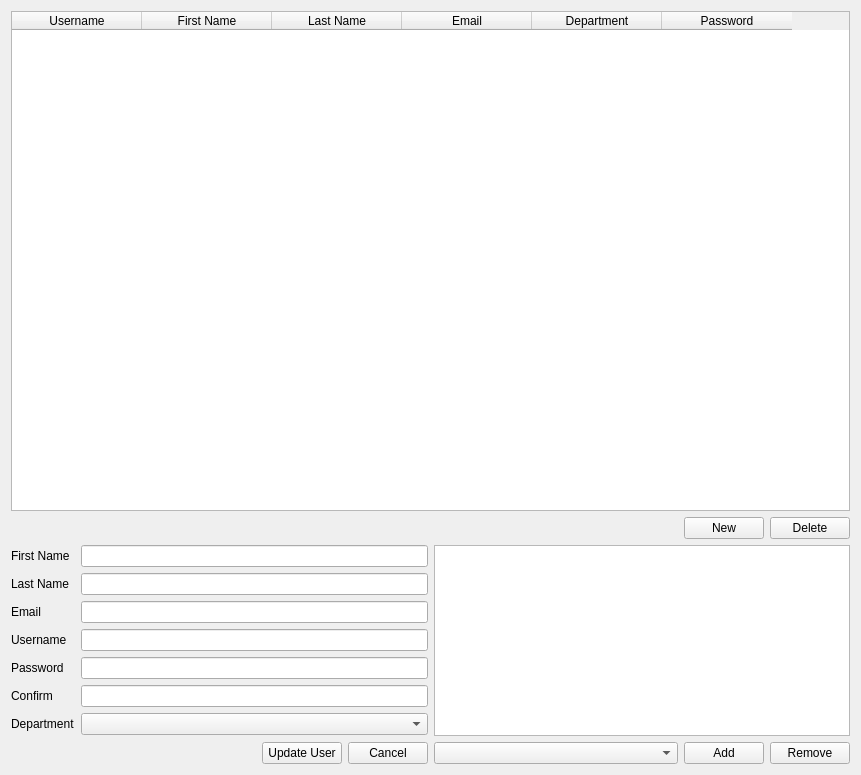
<?xml version="1.0" encoding="UTF-8"?>
<ui version="4.0">
 <class>MainWindow</class>
 <widget class="QMainWindow" name="MainWindow">
  <property name="geometry">
   <rect>
    <x>0</x>
    <y>0</y>
    <width>861</width>
    <height>775</height>
   </rect>
  </property>
  <property name="windowTitle">
   <string>MainWindow</string>
  </property>
  <widget class="QWidget" name="centralWidget">
   <layout class="QVBoxLayout" name="verticalLayout_4">
    <item>
     <layout class="QVBoxLayout" name="verticalLayout">
      <item>
       <widget class="QTableWidget" name="tableWidget">
        <property name="sizePolicy">
         <sizepolicy hsizetype="Expanding" vsizetype="Minimum">
          <horstretch>0</horstretch>
          <verstretch>0</verstretch>
         </sizepolicy>
        </property>
        <property name="minimumSize">
         <size>
          <width>0</width>
          <height>500</height>
         </size>
        </property>
        <property name="layoutDirection">
         <enum>Qt::LeftToRight</enum>
        </property>
        <property name="sizeAdjustPolicy">
         <enum>QAbstractScrollArea::AdjustToContents</enum>
        </property>
        <attribute name="horizontalHeaderDefaultSectionSize">
         <number>130</number>
        </attribute>
        <attribute name="horizontalHeaderMinimumSectionSize">
         <number>130</number>
        </attribute>
        <column>
         <property name="text">
          <string>Username</string>
         </property>
        </column>
        <column>
         <property name="text">
          <string>First Name</string>
         </property>
        </column>
        <column>
         <property name="text">
          <string>Last Name</string>
         </property>
        </column>
        <column>
         <property name="text">
          <string>Email</string>
         </property>
        </column>
        <column>
         <property name="text">
          <string>Department</string>
         </property>
        </column>
        <column>
         <property name="text">
          <string>Password</string>
         </property>
        </column>
       </widget>
      </item>
      <item>
       <layout class="QHBoxLayout" name="horizontalLayout">
        <item>
         <spacer name="horizontalSpacer">
          <property name="orientation">
           <enum>Qt::Horizontal</enum>
          </property>
          <property name="sizeHint" stdset="0">
           <size>
            <width>40</width>
            <height>20</height>
           </size>
          </property>
         </spacer>
        </item>
        <item>
         <widget class="QPushButton" name="new_button">
          <property name="text">
           <string>New</string>
          </property>
         </widget>
        </item>
        <item>
         <widget class="QPushButton" name="delete_button">
          <property name="text">
           <string>Delete</string>
          </property>
         </widget>
        </item>
       </layout>
      </item>
     </layout>
    </item>
    <item>
     <layout class="QHBoxLayout" name="horizontalLayout_3">
      <item>
       <layout class="QVBoxLayout" name="verticalLayout_2">
        <item>
         <layout class="QFormLayout" name="formLayout">
          <item row="0" column="0">
           <widget class="QLabel" name="first_name_label">
            <property name="text">
             <string>First Name</string>
            </property>
           </widget>
          </item>
          <item row="0" column="1">
           <widget class="QLineEdit" name="first_name_lineedit"/>
          </item>
          <item row="1" column="0">
           <widget class="QLabel" name="last_name_label">
            <property name="text">
             <string>Last Name</string>
            </property>
           </widget>
          </item>
          <item row="1" column="1">
           <widget class="QLineEdit" name="last_name_lineedit"/>
          </item>
          <item row="2" column="0">
           <widget class="QLabel" name="email_label">
            <property name="text">
             <string>Email</string>
            </property>
           </widget>
          </item>
          <item row="2" column="1">
           <widget class="QLineEdit" name="email_lineedit"/>
          </item>
          <item row="3" column="0">
           <widget class="QLabel" name="username_label">
            <property name="text">
             <string>Username</string>
            </property>
           </widget>
          </item>
          <item row="3" column="1">
           <widget class="QLineEdit" name="username_lineedit"/>
          </item>
          <item row="4" column="0">
           <widget class="QLabel" name="password_label">
            <property name="text">
             <string>Password</string>
            </property>
           </widget>
          </item>
          <item row="4" column="1">
           <widget class="QLineEdit" name="password_edit"/>
          </item>
          <item row="5" column="0">
           <widget class="QLabel" name="confirm_label">
            <property name="text">
             <string>Confirm</string>
            </property>
           </widget>
          </item>
          <item row="5" column="1">
           <widget class="QLineEdit" name="confirm_lineedit"/>
          </item>
          <item row="6" column="0">
           <widget class="QLabel" name="department_label">
            <property name="text">
             <string>Department</string>
            </property>
           </widget>
          </item>
          <item row="6" column="1">
           <widget class="QComboBox" name="department_combo"/>
          </item>
         </layout>
        </item>
        <item>
         <layout class="QHBoxLayout" name="horizontalLayout_2">
          <item>
           <spacer name="horizontalSpacer_2">
            <property name="orientation">
             <enum>Qt::Horizontal</enum>
            </property>
            <property name="sizeHint" stdset="0">
             <size>
              <width>40</width>
              <height>20</height>
             </size>
            </property>
           </spacer>
          </item>
          <item>
           <widget class="QPushButton" name="update_user_button">
            <property name="text">
             <string>Update User</string>
            </property>
           </widget>
          </item>
          <item>
           <widget class="QPushButton" name="cancel_button">
            <property name="text">
             <string>Cancel</string>
            </property>
           </widget>
          </item>
         </layout>
        </item>
       </layout>
      </item>
      <item>
       <layout class="QVBoxLayout" name="verticalLayout_3">
        <item>
         <widget class="QListWidget" name="rolelist">
          <property name="sizePolicy">
           <sizepolicy hsizetype="Expanding" vsizetype="Preferred">
            <horstretch>0</horstretch>
            <verstretch>0</verstretch>
           </sizepolicy>
          </property>
          <property name="minimumSize">
           <size>
            <width>0</width>
            <height>0</height>
           </size>
          </property>
         </widget>
        </item>
        <item>
         <layout class="QHBoxLayout" name="horizontalLayout_4">
          <item>
           <widget class="QComboBox" name="rolecombo">
            <property name="sizePolicy">
             <sizepolicy hsizetype="Expanding" vsizetype="Fixed">
              <horstretch>0</horstretch>
              <verstretch>0</verstretch>
             </sizepolicy>
            </property>
           </widget>
          </item>
          <item>
           <widget class="QPushButton" name="add_button">
            <property name="text">
             <string>Add</string>
            </property>
           </widget>
          </item>
          <item>
           <widget class="QPushButton" name="remove_button">
            <property name="text">
             <string>Remove</string>
            </property>
           </widget>
          </item>
         </layout>
        </item>
       </layout>
      </item>
     </layout>
    </item>
   </layout>
  </widget>
  <action name="actionnew">
   <property name="text">
    <string>new</string>
   </property>
  </action>
  <action name="actionopen">
   <property name="text">
    <string>open</string>
   </property>
  </action>
  <action name="actionsave">
   <property name="text">
    <string>save</string>
   </property>
  </action>
  <action name="actionsaveas">
   <property name="text">
    <string>save as</string>
   </property>
  </action>
  <action name="actionrecent">
   <property name="text">
    <string>recent</string>
   </property>
  </action>
  <action name="actionlanguage">
   <property name="text">
    <string>language</string>
   </property>
  </action>
  <action name="actionjournal">
   <property name="text">
    <string>journal</string>
   </property>
  </action>
  <action name="actionpassword">
   <property name="text">
    <string>password</string>
   </property>
  </action>
  <action name="actionpasswordreset">
   <property name="text">
    <string>reset</string>
   </property>
  </action>
  <action name="actionabout">
   <property name="text">
    <string>about</string>
   </property>
  </action>
  <action name="actionhelp">
   <property name="text">
    <string>help F1</string>
   </property>
  </action>
  <action name="actionsave_as">
   <property name="text">
    <string>save as</string>
   </property>
  </action>
  <action name="actionexit">
   <property name="text">
    <string>exit</string>
   </property>
  </action>
  <action name="actionRun">
   <property name="text">
    <string>Run</string>
   </property>
   <property name="toolTip">
    <string>Run</string>
   </property>
  </action>
  <action name="actionrunPerpetualy">
   <property name="text">
    <string>RunPerpetualy</string>
   </property>
   <property name="iconText">
    <string>RunPerpetualy</string>
   </property>
   <property name="toolTip">
    <string>RunPerpetualy</string>
   </property>
  </action>
  <action name="actionShare">
   <property name="text">
    <string>Share</string>
   </property>
   <property name="toolTip">
    <string>Share</string>
   </property>
  </action>
  <action name="actionAddTask">
   <property name="text">
    <string>AddTask</string>
   </property>
   <property name="toolTip">
    <string>AddTask</string>
   </property>
  </action>
  <action name="actionUnLock">
   <property name="text">
    <string>UnLock</string>
   </property>
   <property name="toolTip">
    <string>UnLock</string>
   </property>
  </action>
  <action name="actionPage">
   <property name="text">
    <string>Page</string>
   </property>
   <property name="toolTip">
    <string>Page</string>
   </property>
  </action>
 </widget>
 <layoutdefault spacing="6" margin="11"/>
 <resources/>
 <connections/>
</ui>
